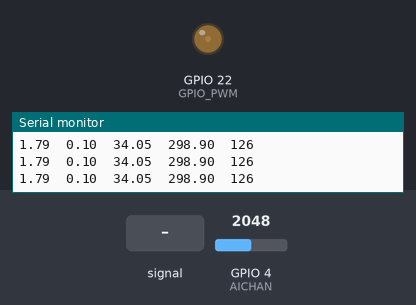
The sketch below on a simulated ESP32. Parts: output pins drawn as LEDs (lit = HIGH), the last lines printed to the serial monitor. The test bench sets the inputs (shaded band); at power-on: GPIO 4 (AICHAN) = 2048.

Above: at 1.4 s.
1.5 s: GPIO 4 (AICHAN) fed a 2 Hz sine of ±1228 counts around its level
At 2.14 s:
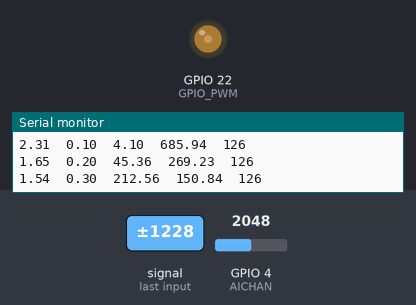
4.5 s: GPIO 4 (AICHAN) set to 2866
At 5.6 s:
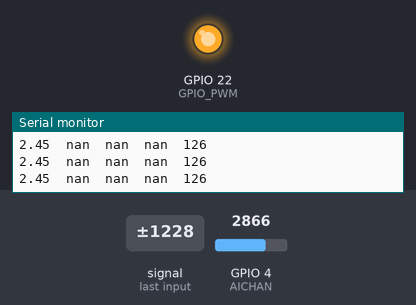
Timing chart, 0 to 7.5 s (numbered marks = the images above; inputs shaded):
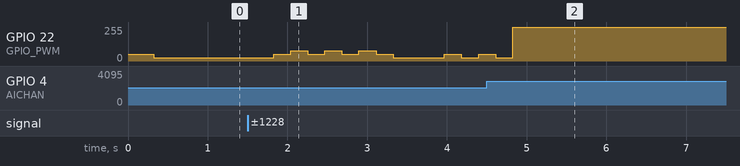

The sketch:

pulsedcta.ino
```cpp
/*
  ESP 32 Blink
  Turns on an LED on for one second, then off for one second, repeatedly.
  The ESP32 has an internal blue LED at D2 (GPIO 02)
*/

const int FREQ = 2000; // Frequencia do PWM
const int PWM_CHAN = 0;
const int GPIO_PWM = 22;
const int PWM_RESOLUTION = 12;
const int AICHAN = 4;
const int NSAMPLES = 1125;

// Constantes de operação do anemômetro
const float Tw = 75.0;
const float Ta = 20.0;
const float R0 = 5e3;
const float Tref = 20.0;
const float B = 3e3;

const float Ei = 24.0;
const float Ri = 100.0;
const float XMIN = 0.1;
const float XMAX = 0.9;
const float DXMAX = 0.1;

// Constantes do controlador de temperatura
const float alpha1 = 0.012;
const float alpha2 = 0.008;

const float dt = 0.1;
float Rw;
float Ra;
float xval;
float Temp;
float Tm1;
float Rlast;

int LED_BUILTIN = 2;

// Calcula a a resistência de um termistor a partir da temperatura
float therm_resist(float temp, float R0=5e3, float B=3e3, float Tref=20.0){
  return R0 * exp(B * (1.0/(temp + 273.15) - 1.0 / (Tref + 273.15)));
}

// Calcula a temperatura de um termistor a partir da resistência
float therm_temp(float R, float R0=5e3, float B=3e3, float Tref=20.0){
  float term = 1.0/(Tref + 273.15) + 1.0/B * log(R/R0);
  return 1.0/term - 273.15;
}

// Ler nsamples de um canal analógico
float airead(int chan, int nsamples=5000){
  int ival = 0;
  for (int i = 0; i < nsamples; ++i){
    ival += analogRead(chan);
  }
  return (ival/nsamples) * (3.28/4095);
}

// Calcula a resistência do sensor/termistor a partir da tensão medida em Ri
float cta_resist(float Eo, float x, float Ei=24.0, float Ri=100.0){
  return Ri*(x * Ei/Eo - 1.0);
}

float clamp(float x, float xmin, float xmax){
  if (x < xmin){
    return xmin;
  }else if (x > xmax){
    return xmax;
  }else{
    return x;
  }
}

int sgn(float x){
  if (x < 0) {
    return -1;
  }else{
    return 1;
  }

}
float xcontrol(float x, float Tw, float T, float Tm1, float dt, float a1, float a2){

  float dT = (T - Tm1) ;

  float dx = - a1*dT - a2 * dt * (T - Tw);
  int s = sgn(dx);
  if (abs(dx) > DXMAX){
    dx = DXMAX * s;
  }

  return clamp(x + dx, 0.1, 0.9);

}

int x2pwm(float x, int imax=4095){
  return (int) (x * imax);
}
void setup()
{
  Rw = therm_resist(Tw, R0, B, Tref);
  Ra = therm_resist(Ta, R0, B, Tref) * 0.95;

  ledcSetup(PWM_CHAN, FREQ, PWM_RESOLUTION);
  ledcAttachPin(GPIO_PWM, PWM_CHAN);
  pinMode(AICHAN, INPUT);
  Serial.begin(115200);

  Temp = Ta + 1.0;
  Tm1 = Temp;
  ledcWrite(PWM_CHAN, x2pwm(0.2));
  delay(200);
  xval = 0.2;
  Rlast = Ra;
  ledcWrite(PWM_CHAN, x2pwm(xval));
  delay(dt);


}

void loop()
{


  int t1 = micros();

  Tm1 = Temp;

  float Eo = airead(AICHAN, NSAMPLES)+0.15;
  float Rt;

  if (Eo < 0.1){
    Rt = Rlast;
  }else{
    Rt = cta_resist(Eo, xval, Ei, Ri);
    Rlast = Rt;
  }

  Temp = therm_temp(Rt, R0, B, Tref);


  //float xcontrol(float x, float Tw, float T, float Tm1, float dt, float a1, float a2){

  float xval2;
  xval = xcontrol(xval, Tw, Temp, Tm1, dt, alpha1, alpha2);

  int ix = x2pwm(xval);

  ledcWrite(PWM_CHAN, ix);


  Serial.print(Eo);
  Serial.print("\t");
  Serial.print(xval);
  Serial.print("\t");
  Serial.print(Rt);
  Serial.print("\t");
  Serial.print(Temp);
  Serial.print("\t");
  int t2 = micros();
  delay(88);
  Serial.println((t2-t1)/1000);

  //delay(500);
}
```

Measured:
- after the input at 1.5 s, GPIO 22 (GPIO_PWM): 25/255 → 51/255 after 0.33 s, → 76/255 0.21 s later, → 51/255 0.21 s later, → 76/255 0.21 s later, … (11 changes in this stretch)
